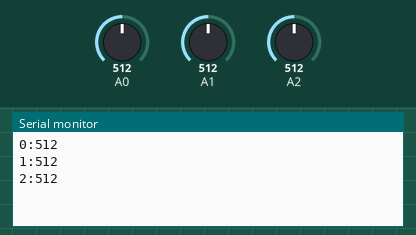
The sketch below on a simulated Arduino Uno, built with avr-gcc and run on an emulated ATmega328P. Parts: the last lines printed to the serial monitor. The test bench sets the inputs (shaded band); at power-on: A0 = 512, A1 = 512, A2 = 512.

Above: at 1.2 s.
1.3 s: A0 set to 716
At 2.5 s:
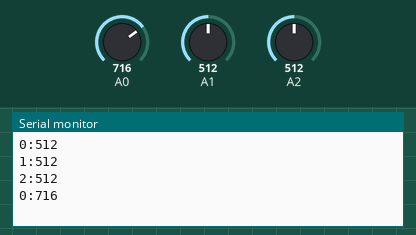
2.8 s: A1 set to 716
At 3.6 s:
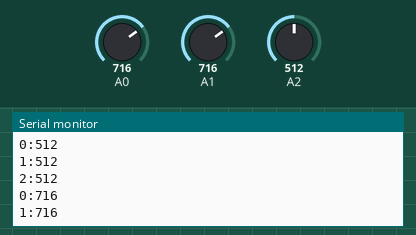
4.3 s: A2 set to 716
At 4.7 s:
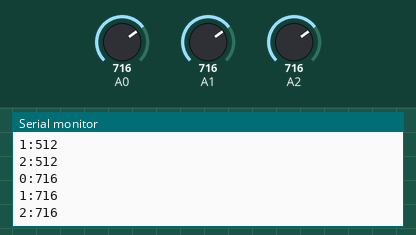
5.8 s: A0 set to 900
At 7.0 s:
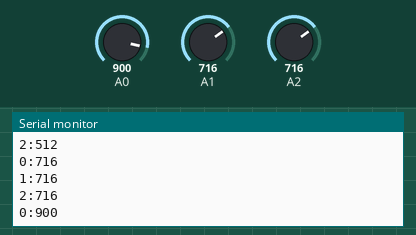
7.3 s: A1 set to 900
At 8.2 s:
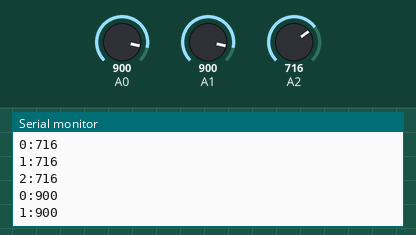
8.8 s: A2 set to 900
At 9.4 s:
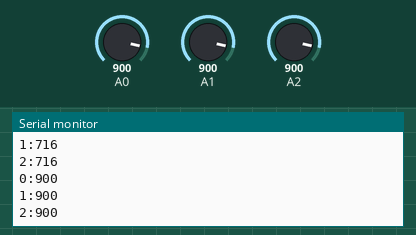
Timing chart, 0 to 11.3 s (numbered marks = the images above; inputs shaded):
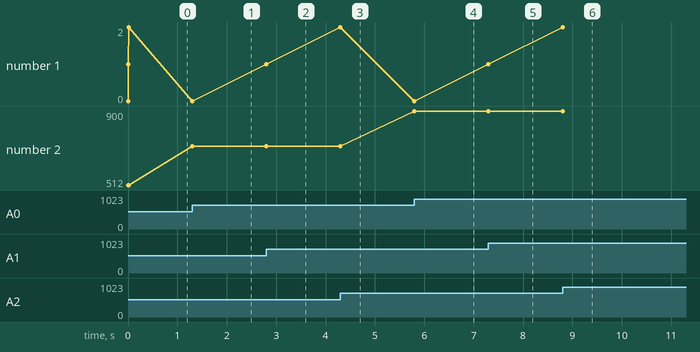

The sketch:

sketch.ino
```cpp
int potPins[] = { 0, 1, 2 };
int vals[] = { 0, 0, 0 };
int potCount = 3;
int tolerance = 2;

void setup() {
  // put your setup code here, to run once:
  Serial.begin(9600);
}

void loop() {
  // put your main code here, to run repeatedly:
  for (int i=0; i < potCount; i++) {
    int newVal = analogRead(potPins[i]);
    if (abs(newVal-vals[i]) > tolerance) {
      vals[i] = newVal;
      Serial.println(String(potPins[i]) + ":" + String(vals[i]));
    }
  }

}
```

Measured:
- after the input at 1.3 s, the serial monitor: prints a new line at once (image 1)
- after the input at 2.8 s, the serial monitor: prints a new line at once (image 2)
- after the input at 4.3 s, the serial monitor: prints a new line at once (image 3)
- after the input at 5.8 s, the serial monitor: prints a new line at once (image 4)
- after the input at 7.3 s, the serial monitor: prints a new line at once (image 5)
- after the input at 8.8 s, the serial monitor: prints a new line at once (image 6)
- plotted number 1: 1 → 2 after the input at 4.3 s, 2 → 0 after the input at 5.8 s, 0 → 1 after the input at 7.3 s, 1 → 2 after the input at 8.8 s
- plotted number 2: 512 → 716 after the input at 1.3 s, 716 → 900 after the input at 5.8 s
